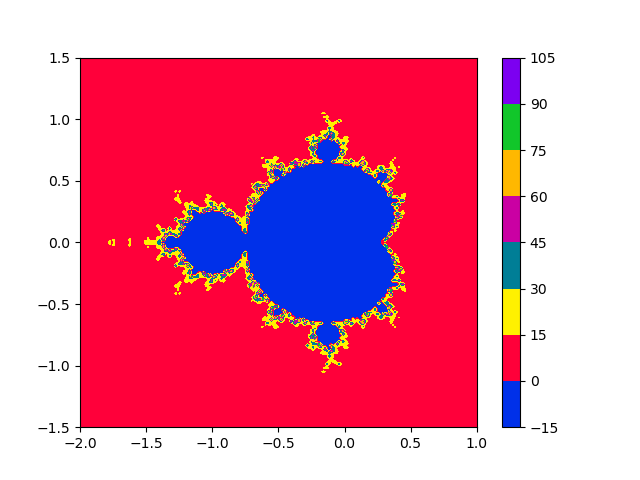

Write Python code to recreate this figure.
#! /usr/bin/env python3
#
def mandelbrot_area_test ( ):

#*****************************************************************************80
#
## mandelbrot_area_test() tests mandelbrot_area().
#
#  Licensing:
#
#    This code is distributed under the MIT license.
#
#  Modified:
#
#    11 December 2025
#
#  Author:
#
#    John Burkardt
#
  import matplotlib
  import numpy as np
  import platform

  print ( '' )
  print ( 'mandelbrot_area_test():' )
  print ( '  python version: ' + platform.python_version ( ) )
  print ( '  numpy version:  ' + np.version.version )
  print ( '  matplotlib version: ' + matplotlib.__version__ )
  print ( '  Test mandelbrot_area().' )

  n = 200
  it_max = 100
  mandelbrot_area ( n, it_max )
#
#  Terminate.
#
  print ( '' )
  print ( 'mandelbrot_area_test()' )
  print ( '  Normal end of execution.' )

  return

def mandelbrot_area ( n, it_max ):

#*****************************************************************************80
#
## mandelbrot_area() estimates the area of the Mandelbrot set.
#
#  Licensing:
#
#    This code is distributed under the MIT license. 
#
#  Modified:
#
#    11 December 2025
#
#  Author:
#
#    John Burkardt
#
#  Reference:
#
#    John D Cook,
#    Mandelbrot area and escape times.
#    https://www.johndcook.com/blog/2025/09/08/mandelbrot-area-and-escape-times/
#    Posted: 08 September 2025
#
#  Input:
#
#    integer N: the program will check N^2 points.
#
#    integer IT_MAX: the maximum number of iterations.
#
  import matplotlib
  import matplotlib.cm as cm
  import matplotlib.pyplot as plt
  import numpy as np
#
#  Define the range.
#
  x_min = -2.00
  x_max =  2.00
  y_min = -2.00
  y_max =  2.00

  print ( '' )
  print ( 'mandelbrot_area():' )
  print ( '  Estimate the area of the Mandelbrot set.' )
  print ( '' )
  print ( '  For ', n, '^2 random values C = X + i*Y' )
  print ( '  in the complex circle of radius 2,')
  print ( '  carry out up to ', it_max, ' iterations of the map' )
  print ( '  Z(n+1) = Z(n)^2 + C.' )
  print ( '  If the iterates stay in the circle of radius 2,' )
  print ( '  then C is a member of the Mandelbrot set.' )
  print ( '' )
#
#  Create an array of complex sample points in [x_min,x_max] + [y_min,y_max]*i.
#
  xmin = -2.0
  xmax = 1.0
  ymin = -1.5
  ymax = 1.5
  x = np.linspace ( -2.0, +1.0, n )
  y = np.linspace ( -1.5, +1.5, n )
  X, Y = np.meshgrid ( x, y )
  C = X + Y * 1j
#
#  Carry out the iteration.
#  d(i,j) is the last iteration in which the image of the (i,j) point 
#  did not exceed 2 in norm.
#
  D = - np.ones ( [ n, n ] )

  for i in range ( 0, n ):
    for j in range ( 0, n ):

      value = 0.0
      for k in range ( 0, it_max + 1 ):
        if ( 2.0 <= np.linalg.norm ( value ) ):
          D[i,j] = k
          break
        value = value * value + X[i,j] + Y[i,j] * 1j

  print ( '' )
  for k in range ( 0, it_max + 1 ):
    print ( '  Iteration ', k, '  Points escaping =',  sum ( sum ( D == k ) ) )
  
  Dinside = sum ( sum ( D == -1 ) )
  print ( '  Points still inside = ', Dinside, ' out of ', n**2 )

  print ( '')
  print ( '  Estimated area = ', \
    ( xmax - xmin ) * ( ymax - ymin ) * Dinside / n / n )
  print ( '  Cook estimate was 1.5129' )
#
#  Display the data.
#
  plt.clf ( )
  plt.contourf ( X, Y, D, cmap = cm.prism )
  plt.colorbar ( )

  filename = 'mandelbrot_area.png'
  plt.savefig ( filename )
  print ( '  Graphics saved as "' + filename + '"' )
  plt.close ( )

# t = delaunay ( Zr, Zi )
#
#  Set a nonsmooth color map.
#  colorcube, flag, lines, prism.
#
# colormap ( 'prism')
#
#  Make a color contour plot.
#
# h = trisurf ( t, Zr, Zi, d, 'FaceColor', 'interp', 'EdgeColor', 'interp' )

# view ( 2 )
# axis ( 'equal' )
# axis ( 'tight' )
# xtitle = sprintf ( '#g <---X---> #g', x_min, x_max )
# xlabel ( xtitle )
# ytitle = sprintf ( '#g <---Y---> #g', y_min, y_max )
# ylabel ( ytitle )
# title_string = sprintf ( 'Mandelbrot set, #d x #d pixels, #d iterations', ...
#   n, n, it_max )
# title ( title_string )
# set ( gca, 'xticklabel', [] )
# set ( gca, 'yticklabel', [] )
# filename = 'mandelbrot_area.png'
# print ( '-dpng', filename )
# print ( '  Graphics saved as "#s"', filename )

  return

def timestamp ( ):

#*****************************************************************************80
#
## timestamp() prints the date as a timestamp.
#
#  Licensing:
#
#    This code is distributed under the MIT license. 
#
#  Modified:
#
#    21 August 2019
#
#  Author:
#
#    John Burkardt
#
  import time

  t = time.time ( )
  print ( time.ctime ( t ) )

  return

if ( __name__ == '__main__' ):
  timestamp ( )
  mandelbrot_area_test ( )
  timestamp ( )
